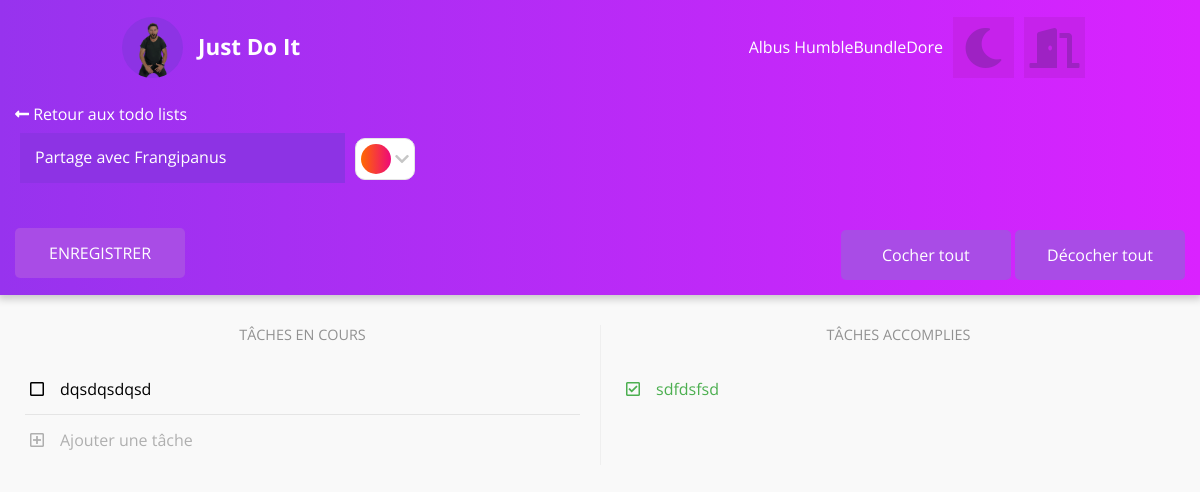
/view_todo_list.php?list_id=71 (signed in), run on the app's committed database.
### tables this page shows
CREATE TABLE IF NOT EXISTS `todo_lists` (
  `list_id` int(11) NOT NULL AUTO_INCREMENT,
  `user_id` int(11) NOT NULL,
  `name` varchar(32) NOT NULL,
  `color` varchar(255) NOT NULL,
  PRIMARY KEY (`list_id`),
  KEY `user_id` (`user_id`)
);

CREATE TABLE IF NOT EXISTS `tasks` (
  `task_id` int(11) NOT NULL AUTO_INCREMENT,
  `user_id` int(11) NOT NULL,
  `list_id` int(11) NOT NULL,
  `name` varchar(32) NOT NULL,
  `status` tinyint(1) NOT NULL DEFAULT 0,
  PRIMARY KEY (`task_id`),
  KEY `list_id` (`list_id`),
  KEY `user_id` (`user_id`)
);

### classes/Tasks.php (called while the page is built, shortened)
<?php
class Tasks {
    private $_db;
    public function __construct(PDO $db) {
        $this->_db = $db;
    }
    public function get($user_id, $list_id, $type = "") {
        $sql = 'SELECT task_id, name, status FROM tasks WHERE list_id = :list_id';
        $vars = ["list_id" => (int) $list_id];
        if ($type == "ongoing") {
            $sql .= ' && status = :status';
            $vars["status"] = 0;
        } else if ($type == "finished") {
            $sql .= ' && status = :status';
            $vars["status"] = 1;
        }
        $sql .= " ORDER BY list_id";
        return PDOFactory::sendQuery($this->_db, $sql, $vars);
    }
}

### classes/PDOFactory.php (called while the page is built, shortened)
<?php
abstract class PDOFactory {
    public static function sendQuery($db, $sql, $vars = [], $return = true) {
        $query = $db->prepare($sql);
        $result = [];
        foreach ($vars as $name => $value) {
            if      (is_int($value))    $type = PDO::PARAM_INT;
            elseif  (is_bool($value))   $type = PDO::PARAM_BOOL;
            else                        $type = PDO::PARAM_STR;
            $query->bindValue(":$name", $value, $type);
        }
        $query->execute();
        if ($return) while ($d = $query->fetch(PDO::FETCH_ASSOC)) { $result[] = $d; }
        if ($return) return $result;
    }
}

### view_todo_list.php (called while the page is built, shortened)
<?php
require_once "./init.php";
$list_id = (isset($_GET["list_id"]) && !empty($_GET["list_id"])) ? $_GET["list_id"] : null;
$list_name = "";
$ongoing_task_html = "";
$finished_task_html = "";
if (!$list_id) {
    if (!isset($_GET["error"]) OR empty($_GET["error"]))
        $_GET["error"] = TODO_LIST_NOT_FOUND;
}
else {
    $TodoListManager = new TodoLists($db);
    $todo_list = $TodoListManager->get($_SESSION["user_id"], $list_id);
    if (!$todo_list) {
        $_GET["error"] = TODO_LIST_NOT_FOUND;
    } else {
        $todo_list = $todo_list[0];
        $list_name = htmlspecialchars($todo_list["name"]);
        require_once "./php/tasks/getOngoing.php";
        require_once "./php/tasks/getFinished.php";
    }
}
$errorsSuccessMsg = getErrorsSuccess();
require_once "./views/view_todo_list_v.php";

### init.php (called while the page is built, shortened)
<?php
function getErrorsSuccess() {
        ?>
        <?php
    $errorsSuccessMsg = ob_get_contents();
    return $errorsSuccessMsg;
}

### classes/TodoLists.php (called while the page is built, shortened)
<?php
class TodoLists {
    private $_db;
    public function __construct(PDO $db) {
        $this->_db = $db;
    }
    public function get($user_id, $list_id) {
        return PDOFactory::sendQuery(
            $this->_db,
            'SELECT name, color FROM todo_lists WHERE list_id = :list_id',
            ["list_id" => (int) $list_id]
        );
    }
}

### php/tasks/getOngoing.php (the view, shortened to what this page needs)
<?php
$TasksManager = new Tasks($db);
$list_tasks = $TasksManager->get($_SESSION["user_id"], $list_id, "ongoing");
$ongoing_task_html = "";
foreach ($list_tasks as $task) {
    $task_id = $task["task_id"];
    $task_name = htmlspecialchars($task["name"]);
    $task_status = $task["status"];
    $HTMLid = "l" . $list_id . "t" . $task_id;
    $ongoing_task_html .= '<li class="task" data-task-id="'.$task_id.'" data-task-status="'.$task_status.'">
                                <div class="tDeleteContainer ongoing">
                                    <i class="fas fa-trash"></i>
                                </div>
                                <input type="checkbox" id="'.$HTMLid.'"/>
                                <label for="'.$HTMLid.'">'.$task_name.'</label>
                           </li>';
}
$ongoing_task_html .= '<li class="task addTask noBottomMargin">
                            <input type="checkbox" id="addTask">
                            <label for="addTask">Ajouter une t&acirc;che</label>
                       </li>';

### php/tasks/getFinished.php (shortened to what this page needs)
<?php
$TasksManager = new Tasks($db);
$list_tasks = $TasksManager->get($_SESSION["user_id"], $list_id, "finished");
$list_tasks_count = count($list_tasks);
$tasks_count = 0;
$finished_task_html = "";
foreach ($list_tasks as $task) {
    $task_id = $task["task_id"];
    $task_name = htmlspecialchars($task["name"]);
    $task_status = $task["status"];
    $HTMLid = "l" . $list_id . "t" . $task_id;
    $class = $tasks_count + 1 == $list_tasks_count ? "task noBottomMargin" : "task";
    $finished_task_html .= '<li class="'.$class.'" data-task-id="'.$task_id.'" data-task-status="'.$task_status.'">
                                <div class="tDeleteContainer finished">
                                    <i class="fas fa-trash"></i>
                                </div>
                                <input type="checkbox" id="'.$HTMLid.'" checked/>
                                <label for="'.$HTMLid.'">'.$task_name.'</label>
                            </li>';
    $tasks_count++;
}

### views/view_todo_list_v.php (shortened to what this page needs)
<!DOCTYPE html>
<html lang="fr">
    <head>
        <?php include_once(ROOT."/views/models/head.php"); ?>
    </head>
    <body>
        <?php $classes = "noShadow noFixed"; include_once(ROOT."/views/models/header.php"); ?>
        <div id="todoListContainer" class="maxHeight noPadding">
            <div id="todoListEditHead">
                <div id="todoListEdit">
                    <a href="./index.php"><i class="fas fa-long-arrow-alt-left"></i> Retour aux todo lists</a>
                    <form action="./php/todoLists/update.php" method="POST" class="noUpperMargin <?php if($errorsSuccessMsg) echo 'errorMsgAbove'?>">
                        <div class="field double">
                            <label for="tName"></label>
                            <input type="text" id="tName" class="noBackground" name="name" placeholder=" " value="<?= $list_name ?>" minlength="1" maxlength="32" onkeydown="this.setCustomValidity('');" required/>
                            <div id="colorSelector">
                                <div id="cSButton">
                                    <div id="arrow">
                                        <i class="fas fa-chevron-down"></i>
                                    </div>
                                </div>
                                <div id="cSOptions">
                                    <div class="cSOption">
                                    </div>
                                    <div class="cSOption">
                                    </div>
                                    <div class="cSOption">
                                    </div>
                                    <div class="cSOption">
                                    </div>
                                    <div class="cSOption">
                                    </div>
                                    <div class="cSOption">
                                    </div>
                                    <div class="cSOption">
                                    </div>
                                    <div class="cSOption">
                                    </div>
                                    <div class="cSOption">
                                    </div>
                                    <div class="cSOption">
                                    </div>
                                </div>
                            </div>
                        </div>
                        <input type="submit" value="ENREGISTRER">
                    </form>
                </div>
                <div id="tasksButtons">
                    <div id="tasksButtonsWrapper">
                        <button id="checkAllTasks">Cocher tout</button>
                        <button id="uncheckAllTasks">D&eacute;cocher tout</button>
                    </div>
                </div>
            </div>
            <div id="taskViewer">
                <div id="tVOngoing">
                    <div class="tVHead">
                        <span>T&acirc;ches en cours</span>
                    </div>
                    <div class="tVBody">
                        <ul class="taskContainer">
                            <?= $ongoing_task_html ?>
                        </ul>
                    </div>
                </div>
                <div id="tVFinished">
                    <div class="tVHead">
                        <span>T&acirc;ches accomplies</span>
                    </div>
                    <div class="tVBody">
                        <ul class="taskContainer">
                            <?= $finished_task_html ?>
                        </ul>
                    </div>
                </div>
            </div>
        </div>
    </body>
</html>

### data on the page
todo_lists: name "Partage avec Frangipanus"
tasks: name "dqsdqsdqsd"
tasks: name "sdfdsfsd"

### other printed values
$_SESSION["username"] "Albus HumbleBundleDore"
